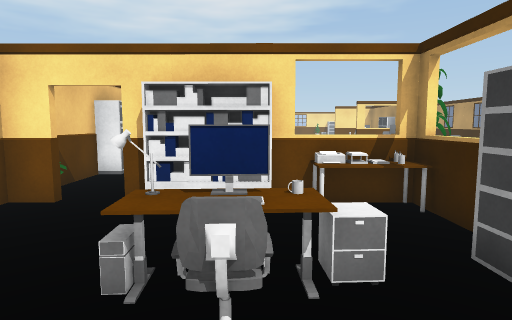
View 1 (above)

24 first-person views from a walk through a Unity game level. The camera is 1.5 m above the floor, tilts 6° down and sees 75° across. The floor is counted in squares, 1 m on a side. Each view is taken from the middle of a square. On the plan, view 1 faces up. The plan holds only what a view shows up to about 15 squares ahead; the rest is blank. The place goes on beyond the plan. Surface patterns are stand-ins for the level's own textures.

View 2
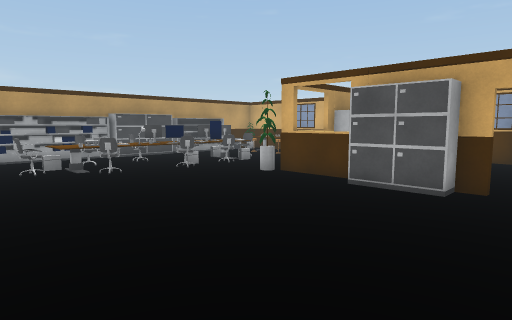

View 3
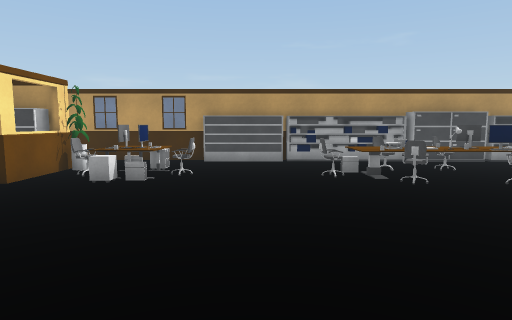

View 4
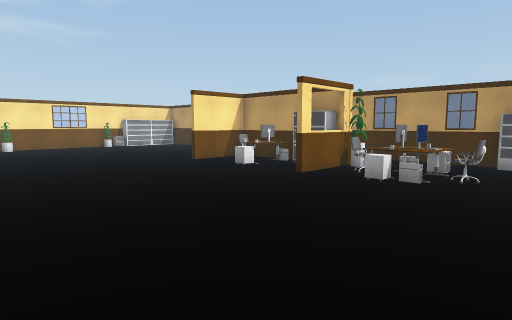

View 5
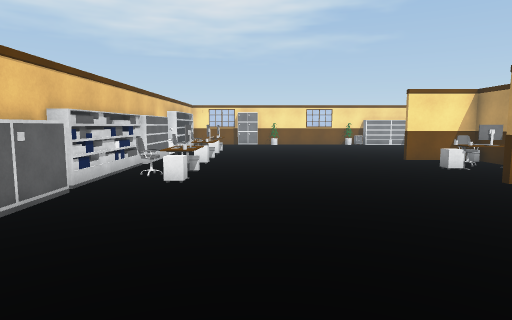

View 6
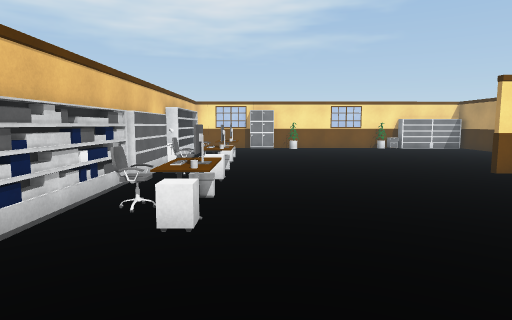

View 7
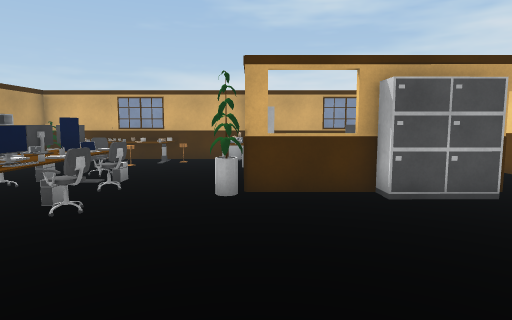

View 8
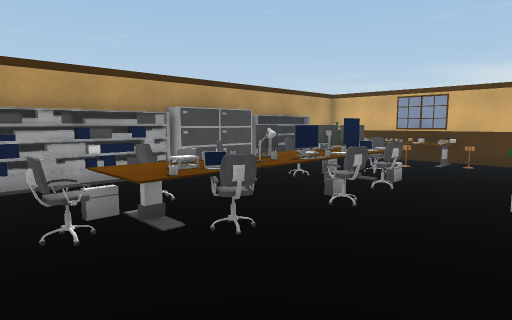

View 9
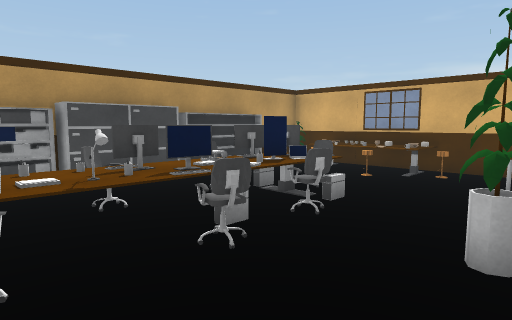

View 10
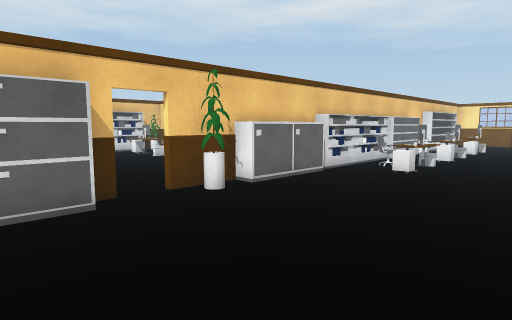

View 11
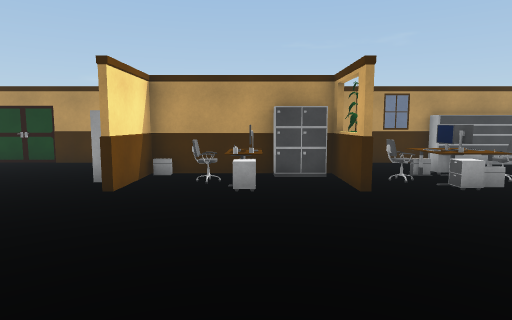

View 12
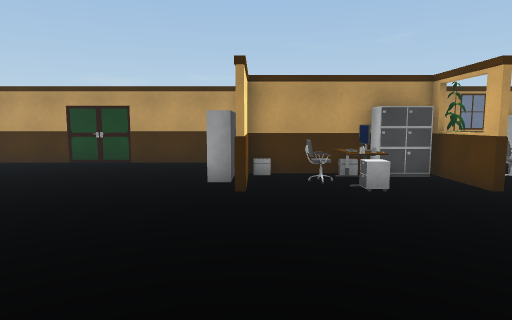

View 13
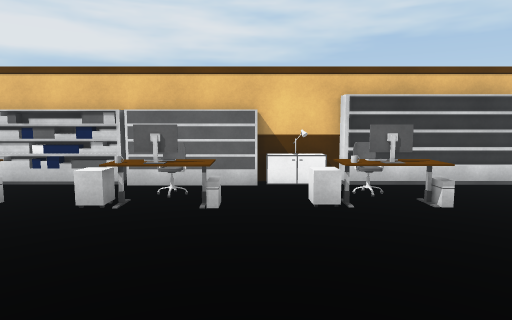

View 14
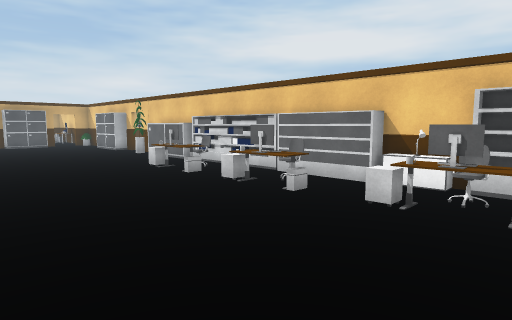

View 15
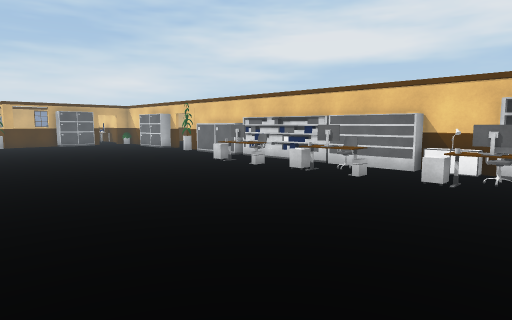

View 16
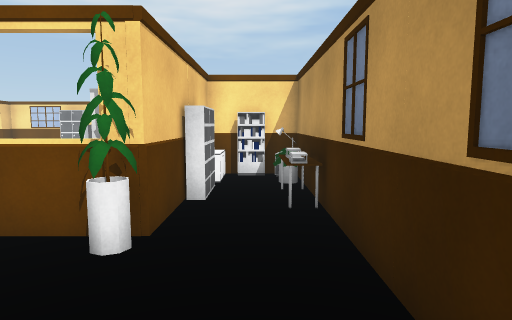

View 17
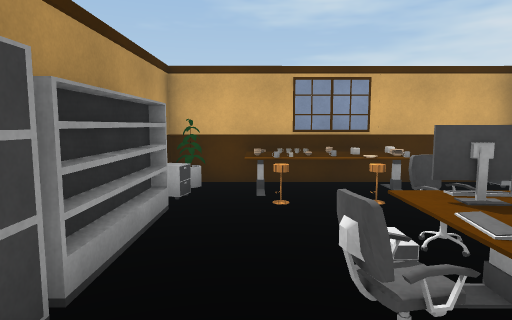

View 18
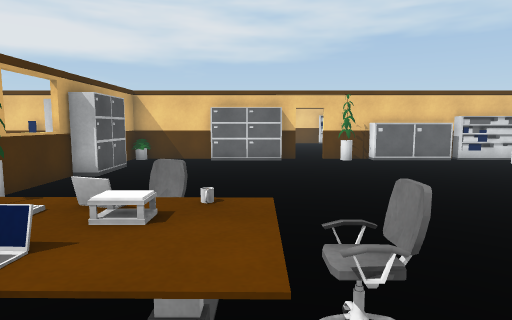

View 19
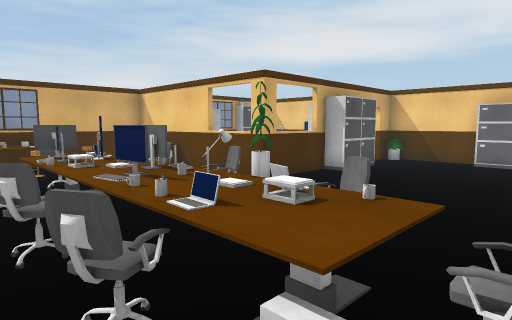

View 20
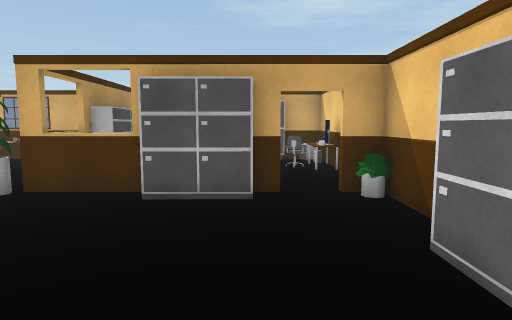

View 21
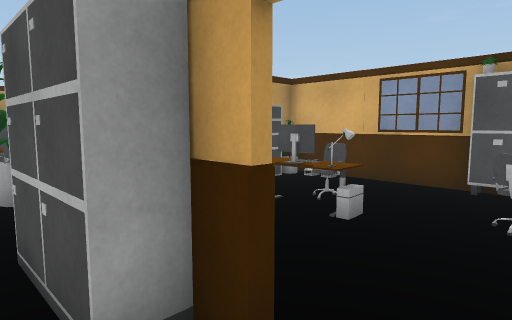

View 22
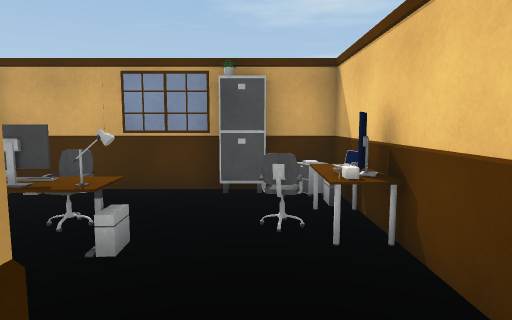

View 23
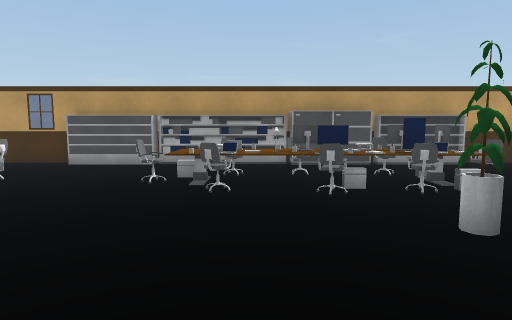

View 24
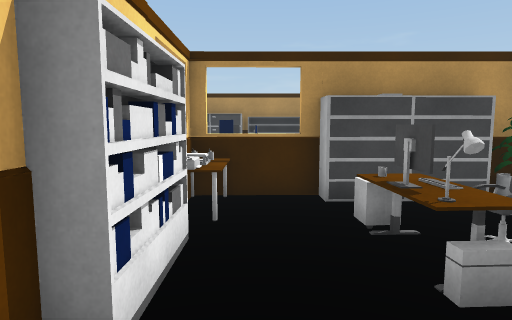

### Floor plan
Key: @ floor where view 1 was taken; # wall or solid block; x gap in a wall; . floor; = window, fence, low wall or low ledge; C cabinet; H chair; S shelf; P printer; M mug; L laptop; N monitor; T stool; A toaster; O other object.
Columns run from 6 left of view 1 to 12 right of it. Each row starts with its distance up from view 1.
 33  SS.....  . ......#
 32  SSOO.............#
 31  #COO.............#
 30  CC.O.............#
 29  OC...............#
 28  SSOO.........SSSS#
 27   SOO........####SO
 26  #S.O.........O#C.O
 25  #S..........OO#S.O
 24  #SOO........OOOS.O
 23   SOO..........C..O
 22   S.O........#=C. #
 21   S............O  #
 20   C...........O...#
 19  CC..........OOO..#
 18  CC.......... OO..#
 17  #C...........O...S
 16 .#O...............S
 15 .x................S
 14 ..................#
 13  #C...........H...#
 12   C..........MO...#
 11   C.........HLLH..S
 10  #C..........OLH..S
  9  #..........HOMH..S
  8  #..........HONH..C
  7   O.CCC..#O..OOO..C
  6  ##.SSSPOO..HNNH..C
  5   .......=...LN...#
  4  #.......#...HH...S
  3  # A.OOO.S........S
  2  #OH..O..# ...TT..#
  1  #O......SO.OOOOO.C
  0  #CC..@.OOC.OOOOOOO
 -1  ##################

Positions as (right, up) in squares from view 1, and headings:
1: (0, 0), facing up
2: (-4, 15), facing down-right
3: (-2, 15), facing right
4: (-2, 15), facing up-right
5: (0, 13), facing up
6: (-1, 17), facing up
7: (3, 14), facing down
8: (3, 14), facing down-right
9: (3, 11), facing down-right
10: (2, 11), facing up-left
11: (-1, 24), facing right
12: (-1, 27), facing right
13: (4, 29), facing left
14: (4, 33), facing down-left
15: (7, 33), facing down-left
16: (11, 17), facing up
17: (10, 8), facing down
18: (10, 12), facing left
19: (10, 13), facing down-left
20: (-2, 14), facing down
21: (-4, 8), facing down-right
22: (-3, 7), facing down
23: (-1, 10), facing right
24: (-4, 5), facing right
